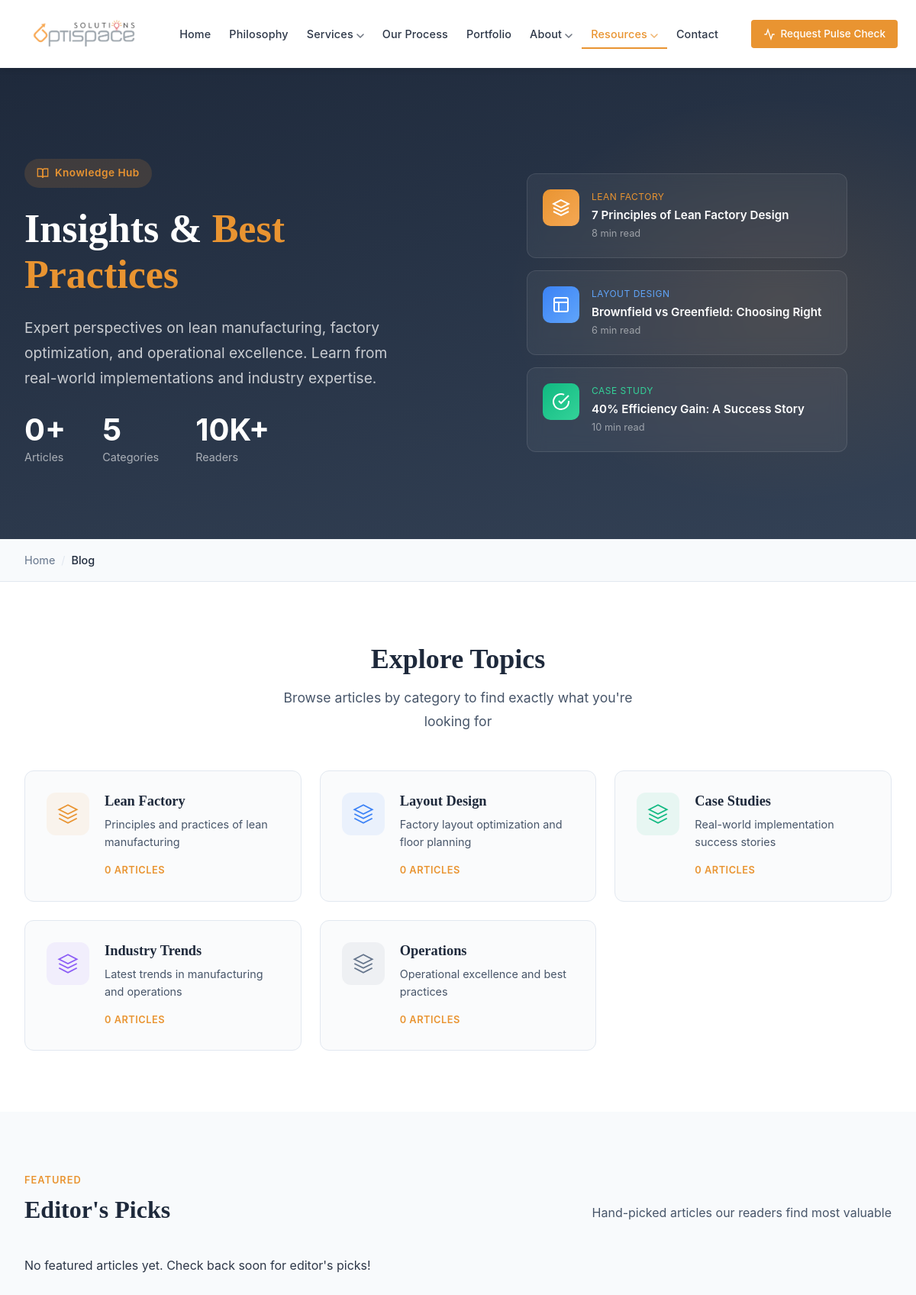
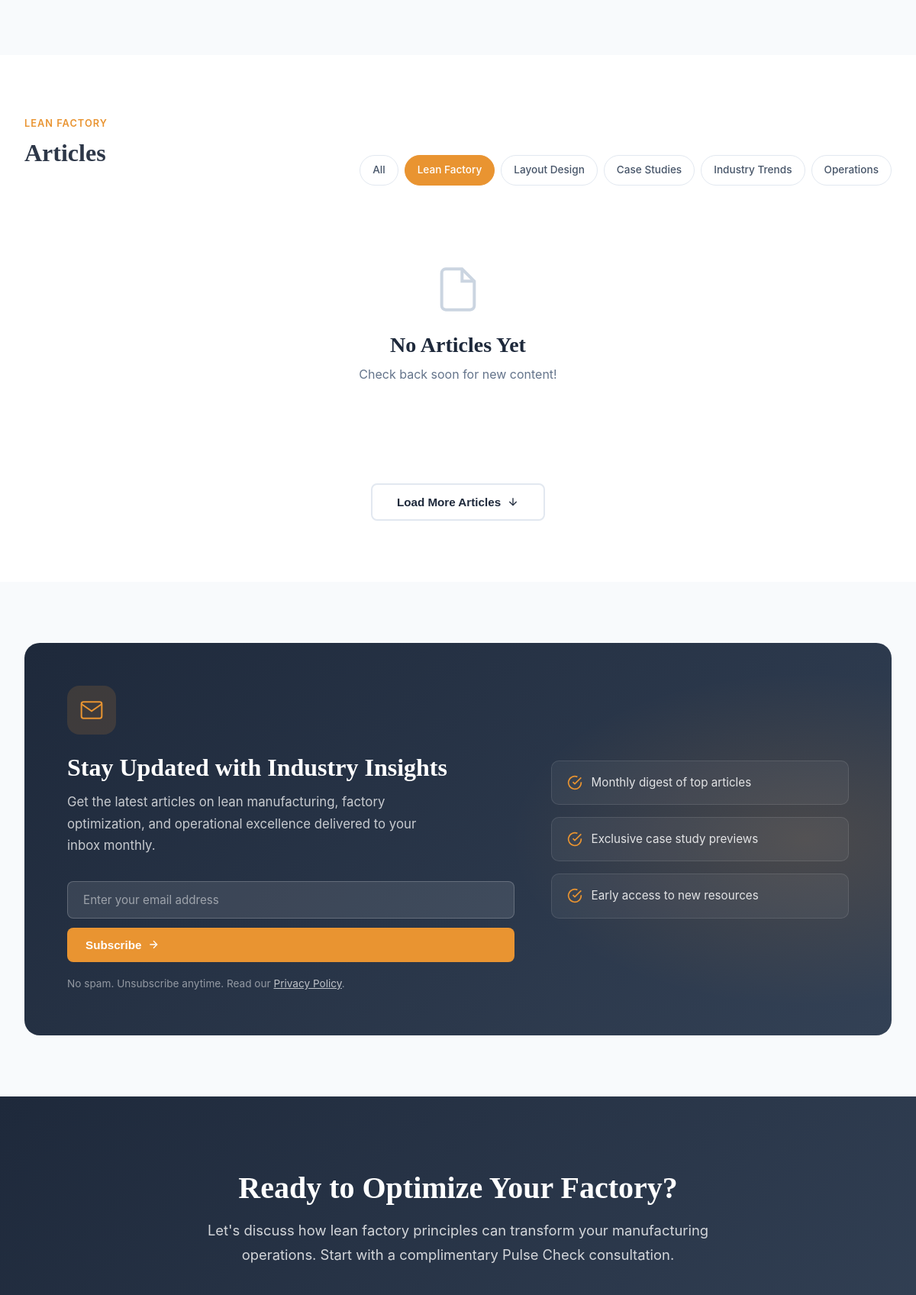
Page /blogs.php?category=lean-factory (upper part) on the committed database (2 pictures, top to bottom).
### tables this page shows
CREATE TABLE IF NOT EXISTS blog_categories (
    id INT AUTO_INCREMENT PRIMARY KEY,
    name VARCHAR(100) NOT NULL,
    slug VARCHAR(100) NOT NULL UNIQUE,
    description TEXT DEFAULT NULL,
    color VARCHAR(20) DEFAULT '#E99431',
    icon VARCHAR(50) DEFAULT 'book',
    sort_order INT DEFAULT 0,
    is_active TINYINT(1) DEFAULT 1,
    created_at TIMESTAMP DEFAULT CURRENT_TIMESTAMP,
    updated_at TIMESTAMP DEFAULT CURRENT_TIMESTAMP ON UPDATE CURRENT_TIMESTAMP
);

### blogs.php (the view, shortened to what the rows shown need)
<?php
$conn = getDBConnection();
$categorySlug = $_GET['category'] ?? '';
$categoryInfo = null;
if (!empty($categorySlug)) {
    $stmt = $conn->prepare("SELECT * FROM blog_categories WHERE slug = ? AND is_active = 1");
    $stmt->bind_param("s", $categorySlug);
    $stmt->execute();
    $categoryInfo = $stmt->get_result()->fetch_assoc();
}
$categories = $conn->query("
    SELECT c.*, COUNT(b.id) as blog_count
    FROM blog_categories c
    LEFT JOIN blogs b ON c.id = b.category_id AND b.is_published = 1
    WHERE c.is_active = 1
    GROUP BY c.id
    ORDER BY c.sort_order, c.name
");
include 'includes/header.php';
?>
<section class="blog-hero">
    <div class="blog-hero-inner">
        <div class="blog-hero-content">
            <h1>Insights & <span>Best Practices</span></h1>
        </div>
    </div>
</section>
<section class="categories-section">
    <div class="blog-container">
        <div class="categories-header">
            <h2>Explore Topics</h2>
        </div>
        <div class="categories-grid">
            <?php
            $categoryIcons = [
                'lean-factory' => '<path d="M12 2L2 7l10 5 10-5-10-5z"/><path d="M2 17l10 5 10-5"/><path d="M2 12l10 5 10-5"/>',
                'layout-design' => '<rect x="3" y="3" width="18" height="18" rx="2"/><path d="M3 9h18"/><path d="M9 21V9"/>',
                'case-studies' => '<path d="M22 11.08V12a10 10 0 1 1-5.93-9.14"/><polyline points="22 4 12 14.01 9 11.01"/>',
                'industry-trends' => '<path d="M21 16V8a2 2 0 0 0-1-1.73l-7-4a2 2 0 0 0-2 0l-7 4A2 2 0 0 0 3 8v8a2 2 0 0 0 1 1.73l7 4a2 2 0 0 0 2 0l7-4A2 2 0 0 0 21 16z"/><polyline points="3.27 6.96 12 12.01 20.73 6.96"/><line x1="12" y1="22.08" x2="12" y2="12"/>',
                'operations' => '<circle cx="12" cy="12" r="3"/><path d="M19.4 15a1.65 1.65 0 0 0 .33 1.82l.06.06a2 2 0 0 1 0 2.83 2 2 0 0 1-2.83 0l-.06-.06a1.65 1.65 0 0 0-1.82-.33 1.65 1.65 0 0 0-1 1.51V21a2 2 0 0 1-2 2 2 2 0 0 1-2-2v-.09A1.65 1.65 0 0 0 9 19.4a1.65 1.65 0 0 0-1.82.33l-.06.06a2 2 0 0 1-2.83 0 2 2 0 0 1 0-2.83l.06-.06a1.65 1.65 0 0 0 .33-1.82 1.65 1.65 0 0 0-1.51-1H3a2 2 0 0 1-2-2 2 2 0 0 1 2-2h.09A1.65 1.65 0 0 0 4.6 9a1.65 1.65 0 0 0-.33-1.82l-.06-.06a2 2 0 0 1 0-2.83 2 2 0 0 1 2.83 0l.06.06a1.65 1.65 0 0 0 1.82.33H9a1.65 1.65 0 0 0 1-1.51V3a2 2 0 0 1 2-2 2 2 0 0 1 2 2v.09a1.65 1.65 0 0 0 1 1.51 1.65 1.65 0 0 0 1.82-.33l.06-.06a2 2 0 0 1 2.83 0 2 2 0 0 1 0 2.83l-.06.06a1.65 1.65 0 0 0-.33 1.82V9a1.65 1.65 0 0 0 1.51 1H21a2 2 0 0 1 2 2 2 2 0 0 1-2 2h-.09a1.65 1.65 0 0 0-1.51 1z"/>'
            ];
            $colorClasses = ['orange', 'blue', 'green', 'purple', 'gray'];
            $colorIndex = 0;
            $categories->data_seek(0);
            while ($cat = $categories->fetch_assoc()):
                $iconSvg = $categoryIcons[$cat['slug']] ?? '<path d="M12 2L2 7l10 5 10-5-10-5z"/><path d="M2 17l10 5 10-5"/><path d="M2 12l10 5 10-5"/>';
                $colorClass = $colorClasses[$colorIndex % count($colorClasses)];
                $colorIndex++;
            ?>
            <a href="?category=<?php echo urlencode($cat['slug']); ?>" class="category-card">
                <div class="category-icon <?php echo $colorClass; ?>">
                    <svg viewBox="0 0 24 24" fill="none" stroke="currentColor" stroke-width="1.5">
                        <?php echo $iconSvg; ?>
                    </svg>
                </div>
                <div class="category-content">
                    <h3><?php echo htmlspecialchars($cat['name']); ?></h3>
                    <p><?php echo htmlspecialchars($cat['description'] ?: 'Articles about ' . $cat['name']); ?></p>
                    <span class="category-count"><?php echo $cat['blog_count']; ?> Articles</span>
                </div>
            </a>
            <?php endwhile; ?>
        </div>
    </div>
</section>
<section class="featured-section">
    <div class="blog-container">
        <div class="section-header-flex">
            <div class="section-header-left">
                <h2>Editor's Picks</h2>
            </div>
        </div>
    </div>
</section>
<section class="articles-section">
    <div class="blog-container">
        <div class="articles-header">
            <div class="section-header-left">
                <span class="section-label"><?php echo $categoryInfo ? htmlspecialchars($categoryInfo['name']) : 'Latest'; ?></span>
                <h2><?php echo $categoryInfo ? 'Articles' : 'All Articles'; ?></h2>
            </div>
            <div class="filter-tabs">
                <a href="blogs.php" class="filter-tab <?php echo empty($categorySlug) ? 'active' : ''; ?>">All</a>
                <?php
                $categories->data_seek(0);
                while ($cat = $categories->fetch_assoc()): ?>
                    <a href="?category=<?php echo urlencode($cat['slug']); ?>" class="filter-tab <?php echo $categorySlug === $cat['slug'] ? 'active' : ''; ?>"><?php echo htmlspecialchars($cat['name']); ?></a>
                <?php endwhile; ?>
            </div>
        </div>
    </div>
</section>
<section class="newsletter-section">
    <div class="blog-container">
        <div class="newsletter-card">
            <div class="newsletter-content">
                <div class="newsletter-text">
                    <h2>Stay Updated with Industry Insights</h2>
                </div>
            </div>
        </div>
    </div>
</section>
<section class="blog-cta">
    <div class="blog-container">
        <div class="cta-content">
            <h2>Ready to Optimize Your Factory?</h2>
        </div>
    </div>
</section>
<?php include 'includes/footer.php'; ?>

### rows in the picture
blog_categories: name "Lean Factory", description "Principles and practices of lean manufacturing", blog_count "0", name "LEAN FACTORY"
blog_categories: name "Layout Design", description "Factory layout optimization and floor planning", blog_count "0"
blog_categories: name "Case Studies", description "Real-world implementation success stories", blog_count "0"
blog_categories: name "Industry Trends", description "Latest trends in manufacturing and operations", blog_count "0"
blog_categories: name "Operations", description "Operational excellence and best practices", blog_count "0"

### other values in the picture
$totalBlogs "0"
$totalCategories "5"
